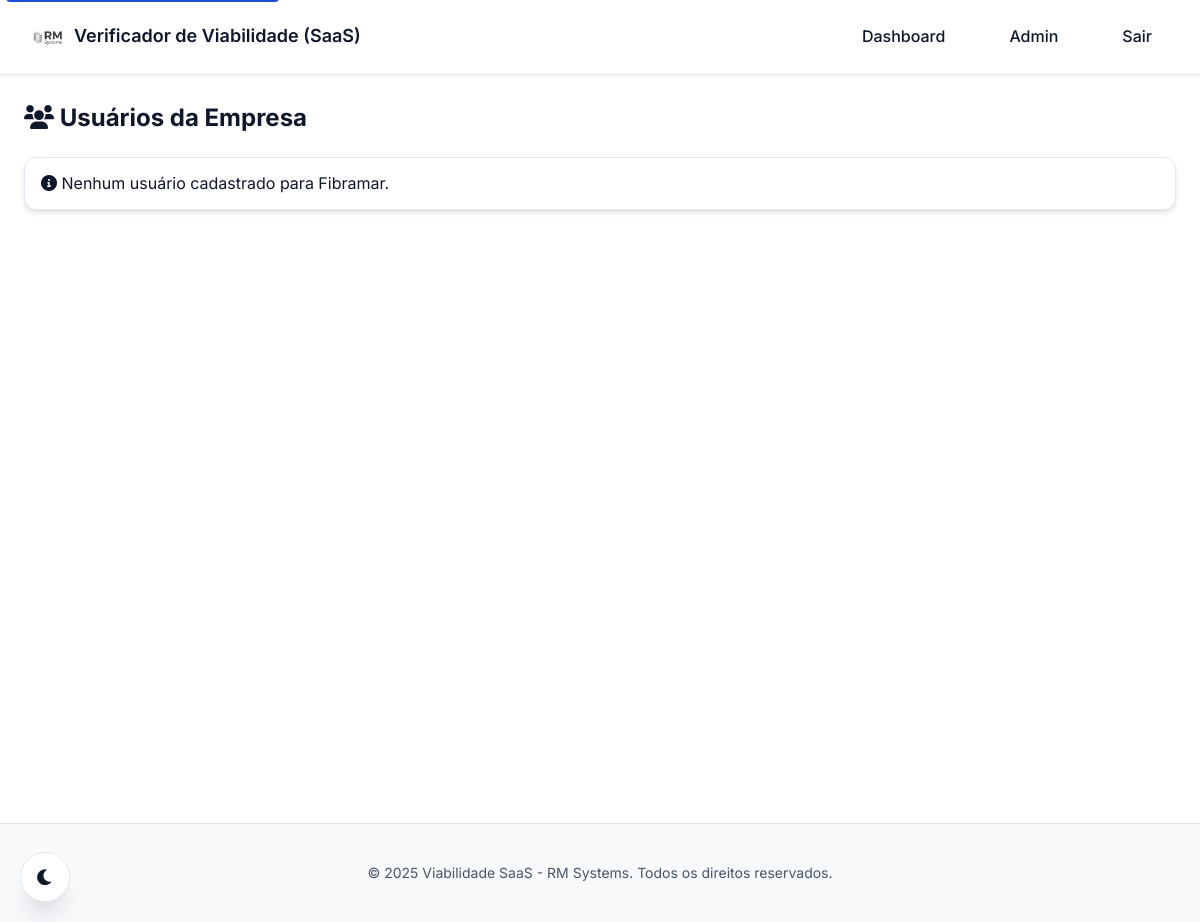
The page /fibramar/painel/usuarios/ (signed in) on the database as committed earlier.
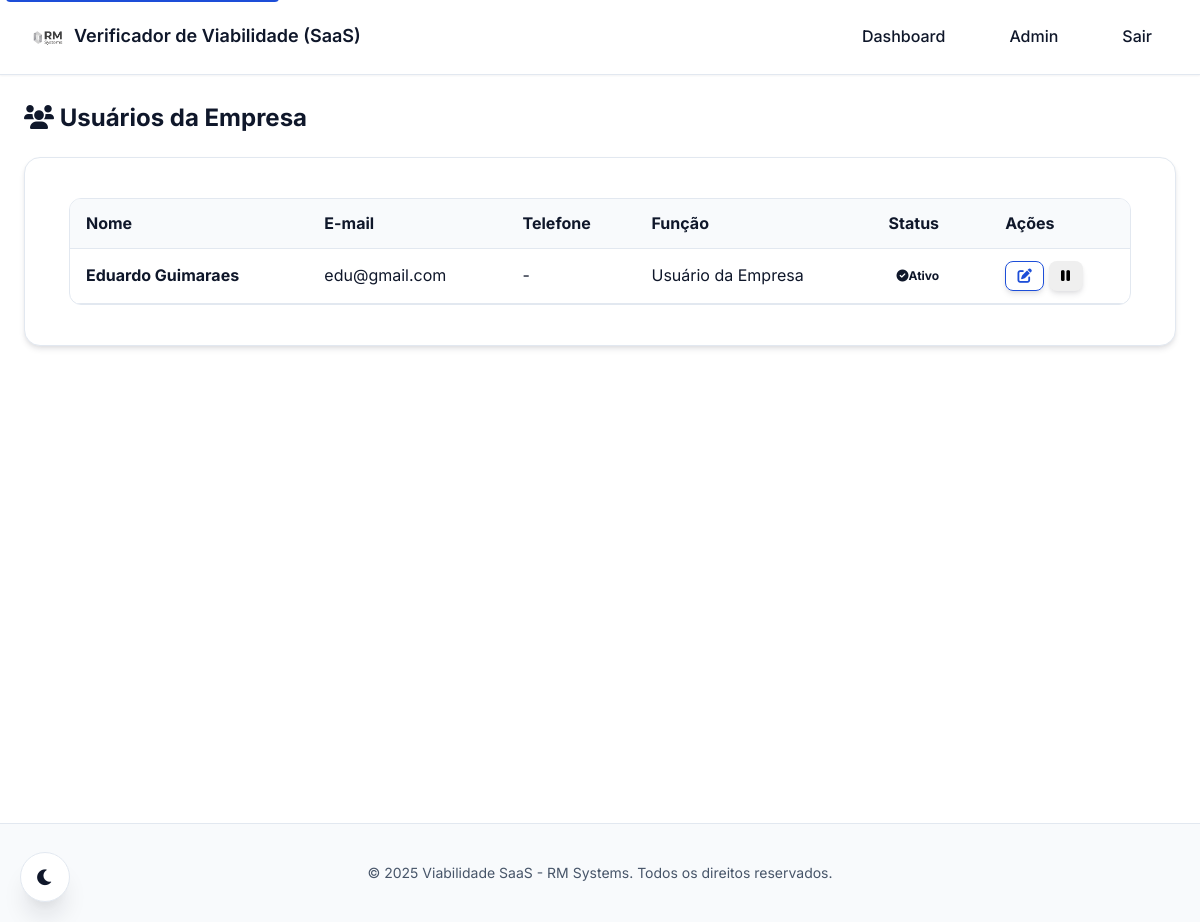
The same page on the database as committed later.
### core/models.py (models this page shows, shortened)
class Company(models.Model):
    name = models.CharField(max_length=200, verbose_name="Nome da Empresa")
    slug = models.SlugField(max_length=200, unique=True, verbose_name="Slug", help_text="URL amigável para a empresa")
    cnpj = models.CharField(max_length=18, unique=True, verbose_name="CNPJ")
    email = models.EmailField(verbose_name="E-mail da Empresa")
    phone = models.CharField(max_length=20, blank=True, verbose_name="Telefone")
    address = models.TextField(blank=True, verbose_name="Endereço")
    is_active = models.BooleanField(default=True, verbose_name="Ativa")
    created_at = models.DateTimeField(auto_now_add=True, verbose_name="Criada em")
    updated_at = models.DateTimeField(auto_now=True, verbose_name="Atualizada em")
    class Meta:
        verbose_name = "Empresa"
        verbose_name_plural = "Empresas"
        ordering = ['name']

class CustomUser(AbstractUser):
    USER_ROLES = [
        ('RM', 'Administrador RM'),  # Você e o Bone
        ('COMPANY_ADMIN', 'Administrador da Empresa'),  # Admin da empresa cliente
        ('COMPANY_USER', 'Usuário da Empresa'),  # Usuário comum da empresa
    ]
    role = models.CharField(
        max_length=20,
        choices=USER_ROLES,
        default='COMPANY_USER',
        verbose_name="Função"
    )
    company = models.ForeignKey(
        Company,
        on_delete=models.CASCADE,
        null=True,
        blank=True,
        related_name='users',
        verbose_name="Empresa"
    )
    phone = models.CharField(max_length=20, blank=True, verbose_name="Telefone")
    created_at = models.DateTimeField(auto_now_add=True, verbose_name="Criado em")
    updated_at = models.DateTimeField(auto_now=True, verbose_name="Atualizado em")
    class Meta:
        verbose_name = "Usuário"
        verbose_name_plural = "Usuários"
    @property
    def is_rm_admin(self):
        return self.role == 'RM'

### core/views.py (the view)
@login_required
@company_access_required(require_admin=False)
def company_user_list(request, company_slug):
    company = get_object_or_404(Company, slug=company_slug)
    users = CustomUser.objects.filter(company=company).order_by('username')
    return render(request, 'company/users/list.html', {'users': users, 'company': company})

### core/permissions.py (called while the page is built, shortened)
def company_access_required(require_admin=False):
    def decorator(view_func):
        @wraps(view_func)
        def _wrapped(request, *args, **kwargs):
            user = request.user
            if user.is_authenticated and (getattr(user, 'is_rm_admin', False) or getattr(user, 'is_superuser', False)):
                return view_func(request, *args, **kwargs)
        return _wrapped
    return decorator

### templates/company/users/list.html (shortened to what this page needs)
{% extends 'base.html' %}
{% block content %}
<div class="container-fluid">
  <div class="row">
    <div class="col-12">
      <div class="d-flex justify-content-between align-items-center mb-4">
        <h2>
          <i class="fas fa-users me-2"></i>
          Usuários da Empresa
        </h2>
      </div>
      {% if users %}
      <div class="card">
        <div class="card-body">
          <div class="table-responsive">
            <table class="table table-hover align-middle">
              <thead>
                <tr>
                  <th>Nome</th>
                  <th>E-mail</th>
                  <th>Telefone</th>
                  <th>Função</th>
                  <th>Status</th>
                  <th class="text-end">Ações</th>
                </tr>
              </thead>
              <tbody>
                {% for u in users %}
                  <tr>
                    <td><strong>{{ u.get_full_name|default:u.username }}</strong></td>
                    <td>{{ u.email }}</td>
                    <td>{{ u.phone|default:'-' }}</td>
                    <td>{{ u.get_role_display }}</td>
                    <td>
                      {% if u.is_active %}
                        <span class="badge bg-success"><i class="fas fa-check-circle me-1"></i>Ativo</span>
                      {% else %}
                        <span class="badge bg-secondary"><i class="fas fa-times-circle me-1"></i>Inativo</span>
                      {% endif %}
                    </td>
                    <td class="text-end">
                      <div class="btn-group" role="group">
                        <a href="{% url 'company:user_edit' company.slug u.id %}" class="btn btn-sm btn-outline-primary" title="Editar">
                          <i class="fas fa-edit"></i>
                        </a>
                        {% if not u.is_superuser and u.id != user.id %}
                          <button type="button"
                                  class="btn btn-sm btn-outline-{% if u.is_active %}warning{% else %}success{% endif %} js-toggle-user"
                                  data-user-id="{{ u.id }}"
                                  title="{% if u.is_active %}Desativar{% else %}Ativar{% endif %}">
                            <i class="fas fa-{% if u.is_active %}pause{% else %}play{% endif %}"></i>
                          </button>
                        {% endif %}
                      </div>
                    </td>
                  </tr>
                {% endfor %}
              </tbody>
            </table>
          </div>
        </div>
      </div>
      {% else %}
        <div class="alert alert-info">
          <i class="fas fa-info-circle"></i> Nenhum usuário cadastrado para {{ company.name }}.
        </div>
      {% endif %}
    </div>
  </div>
</div>
{% endblock %}

Rows that differ between the two databases and show on the page:
no longer on this page (row unchanged): Company: name "Fibramar"
added CustomUser: get_full_name "Eduardo Guimaraes", email "edu@gmail.com", phone "-", role "Usuário da Empresa", is_active True (drawn)
Other text that changed with them:
text no longer shown: "Nenhum usuário cadastrado para ."
text now shown: "Nome E-mail Telefone Função Status Ações"
